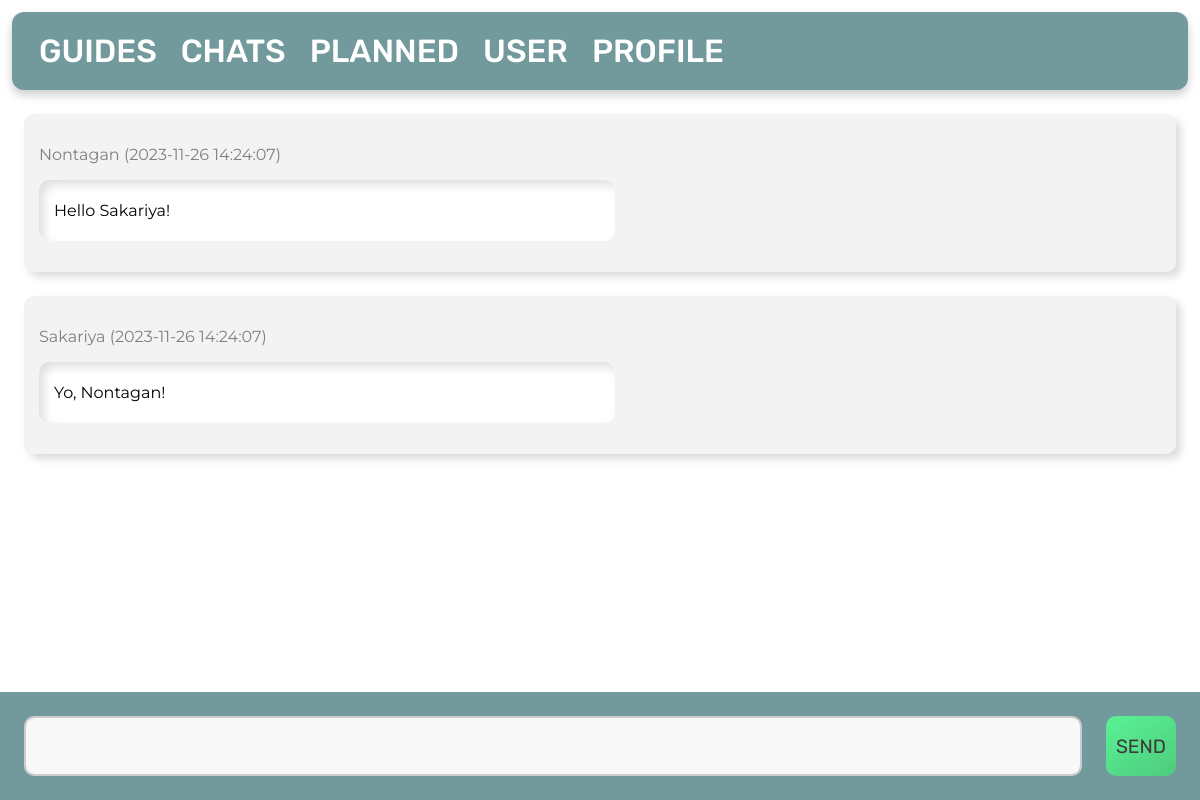
The app's page /4/message/ with its own data.
### tables this page shows
CREATE TABLE message
(
    id      INTEGER PRIMARY KEY AUTOINCREMENT,
    content TEXT,
    date    TIMESTAMP NOT NULL DEFAULT CURRENT_TIMESTAMP,
    inChat  INTEGER   NOT NULL,
    byUser  INTEGER   NOT NULL,
    FOREIGN KEY (byUser) REFERENCES user (id),
    FOREIGN KEY (inChat) REFERENCES chat (id)
);

CREATE TABLE user
(
    id        INTEGER PRIMARY KEY AUTOINCREMENT,
    firstname TEXT NOT NULL,
    lastname  TEXT NOT NULL,
    age       INTEGER,
    country   TEXT
);

### app.py (the view, shortened to what this page needs)
@app.route('/<int:id>/message/', methods=('GET', 'POST'))
def message(id):
    global user_id
    db = get_db_connection()
    message = db.execute(
        'SELECT * FROM message, chat, user WHERE chat.id = ? AND message.inChat = chat.id AND user.id = message.byUser ORDER BY message.id DESC',
        (id,)).fetchall()
    return render_template('message.html', message=message)

### app.py (called while the page is built)
def get_db_connection():
    db = sqlite3.connect('database.db')
    db.row_factory = sqlite3.Row
    return db

### templates/message.html
{% extends 'base.html' %}
{% block content %}
    {% for message in message %}
        <div class='post'>
            <p id="date">{{ message['firstname'] }} ({{ message['date'] }})</p>
            <div id="textsec">
                <p>{{ message['content'] }}</p>
            </div>
        </div>
    {% endfor %}
    <form id="message-form" method="post">
        <textarea id="messagearea" name="message" placeholder="Type here">
            {{ request.form['message'] }}
        </textarea>
        <button id="send-button" type="submit">SEND</button>
    </form>
{% endblock %}

### templates/base.html (style rules this page uses)
.post { padding: 15px; margin: 2vw; background-color: #f3f3f3; border-radius: 10px; box-shadow: 5px 5px 9px #dbdbdb, -5px -5px 9px #ffffff; }
body { margin: 0; padding-bottom: 7rem; }
p { font-family: 'Montserrat', sans-serif; }
#textsec { background-color: white; padding-top: 5px; padding-bottom: 5px; padding-left: 15px; margin-top: 1rem; margin-bottom: 1rem; width: 50%; border-radius: 10px; box-shadow: inset 5px 5px 10px #e0e0e0, inset -5px -5px 10px #ffffff; }
#send-button { font-family: 'Rubik', sans-serif; font-size: 1.2em; margin-right: 2vw; margin-top: 2vw; padding: 10px; height: 60px; border-radius: 10px; outline: none; color: #3b3b3b; border: none; background: linear-gradient(145deg, #5bf295, #4dcb7d); box-shadow: none; transition: 300ms; }
textarea { height: 60px; margin-top: 0.5rem; margin-bottom: 0.5rem; padding: 12px 0.8em; box-sizing: border-box; font-family: 'Montserrat', sans-serif; border: 2px solid #ccc; border-radius: 10px; background-color: #f8f8f8; font-size: 16px; }
#messagearea { height: 60px; width: 100%; margin: 2vw; padding: 12px 0.8em; box-sizing: border-box; font-family: 'Montserrat', sans-serif; resize: none; border: 2px solid #ccc; border-radius: 10px; background-color: #f8f8f8; font-size: 16px; }
#date { color: grey; }
#message-form { display: flex; background-color: #729a9d; vertical-align: center; width: 100%; position: fixed; bottom: 0; }

### records on screen
message: firstname "Nontagan", date "2023-11-26 14:24:07", content "Hello Sakariya!"
message: firstname "Sakariya", date "2023-11-26 14:24:07", content "Yo, Nontagan!"
